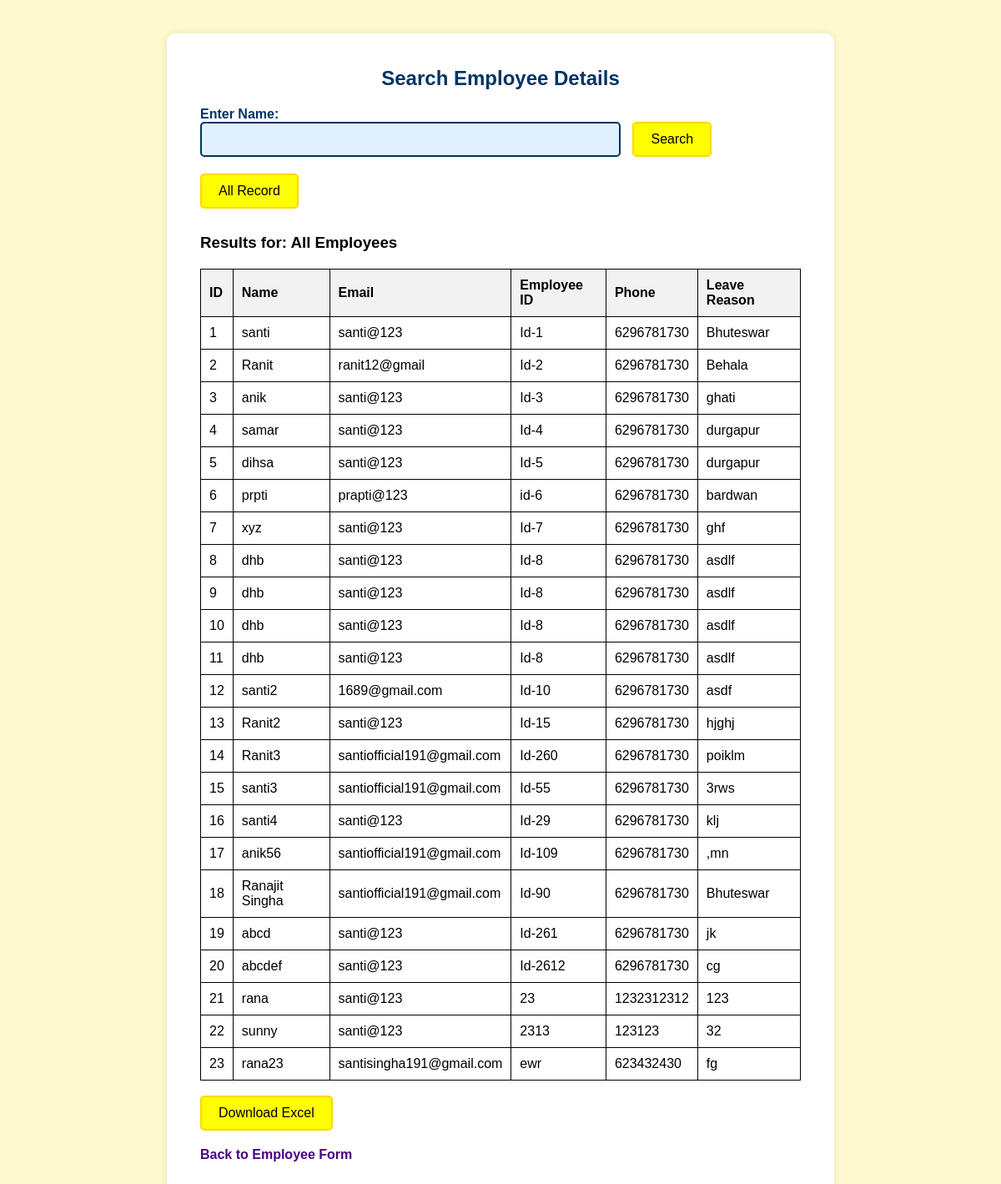
/all_employees, run on an earlier commit of the app's database.
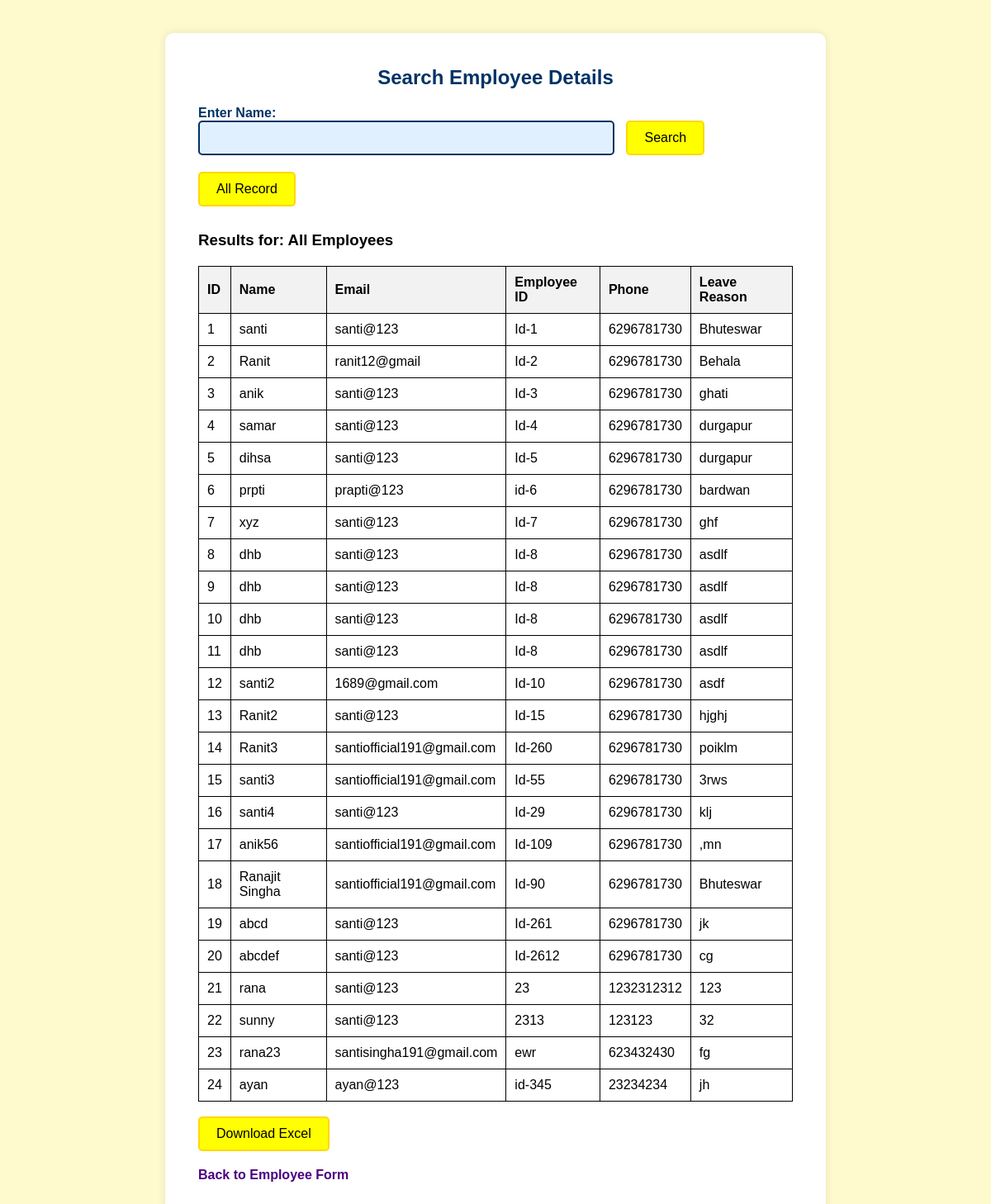
And on a later commit of the database.
### tables this page shows
CREATE TABLE employees (
            id INTEGER PRIMARY KEY AUTOINCREMENT,
            name TEXT NOT NULL,
            email TEXT NOT NULL,
            employee_id TEXT NOT NULL,
            phone TEXT NOT NULL,
            address TEXT NOT NULL
        );

### app.py (the view)
@app.route('/all_employees', methods=['GET'])
def all_employees():
    conn = sqlite3.connect('employee.db')
    cursor = conn.cursor()
    cursor.execute("SELECT * FROM employees")
    employees = cursor.fetchall()
    conn.close()
    return render_template('show_employee.html', employees=employees, names='All Employees', searched=True)

### templates/show_employee.html (shortened to what this page needs)
<!DOCTYPE html>
<html lang="en">
<head>
</head>
<body>
  <div class="container">
    <h2>Search Employee Details</h2>
    <div class="search-box">
      <form action="/get_employee" method="POST">
        <label for="name">Enter Name:</label><br>
        <input type="text" id="name" name="name" required>
        <input type="submit" value="Search">
      </form>
      <form action="/all_employees" method="GET" style="margin-top: 20px;">
        <button type="submit">All Record</button>
      </form>
    </div>
    {% if searched %}
  {% if employees %}
    <h3>Results for: {{ names }}</h3>
    <table>
      <tr>
        <th>ID</th>
        <th>Name</th>
        <th>Email</th>
        <th>Employee ID</th>
        <th>Phone</th>
        <th>Leave Reason</th>
      </tr>
      {% for employee in employees %}
      <tr>
        <td>{{ employee[0] }}</td>
        <td>{{ employee[1] }}</td>
        <td>{{ employee[2] }}</td>
        <td>{{ employee[3] }}</td>
        <td>{{ employee[4] }}</td>
        <td>{{ employee[5] }}</td>
      </tr>
      {% endfor %}
    </table>
        <br>
        <button onclick="downloadExcel('{{ names }}')">Download Excel</button>
      {% else %}
        <p><strong>No employee found with the name "{{ name }}".</strong></p>
      {% endif %}
    {% endif %}
    <br>
    <a href="/">Back to Employee Form</a>
  </div>
</body>
</html>

### templates/show_employee.html (style rules this page uses)
* { box-sizing: border-box; }
body { font-family: Arial, sans-serif; background-color: #fffacd; margin: 0; padding: 0; display: flex; justify-content: center; align-items: flex-start; min-height: 100vh; padding-top: 40px; }
.container { background-color: #ffffff; padding: 40px; border-radius: 10px; width: 90%; max-width: 800px; box-shadow: 0 0 10px rgba(0, 0, 0, 0.1); }
h2 { text-align: center; color: #003366; margin-top: 0; }
.search-box { margin-bottom: 30px; }
label { font-weight: bold; color: #003366; }
input[type="text"] { padding: 10px; width: 60%; border-radius: 5px; border: 2px solid #003366; background-color: #e0f0ff; font-size: 16px; }
input[type="submit"], button { background-color: yellow; border: 2px solid #FFD700; color: black; padding: 10px 20px; font-size: 16px; border-radius: 5px; cursor: pointer; margin-left: 0px; transition: background-color 0.3s; }
table { border-collapse: collapse; width: 100%; margin-top: 20px; }
th, td { border: 1px solid black; padding: 10px; text-align: left; }
th { background-color: #f2f2f2; }
a { display: inline-block; margin-top: 20px; color: #4b0082; font-weight: bold; text-decoration: none; }
label { margin-right: 10px; }
input[type="text"] { width: 70%; margin-right: 10px; }
.search-box form { display: flex-column; justify-content: center; align-items: center; }

What changed in the data, as far as the page shows it:
added employees: id "24", name "ayan", email "ayan@123", employee "id-345", phone "23234234", address "jh"
